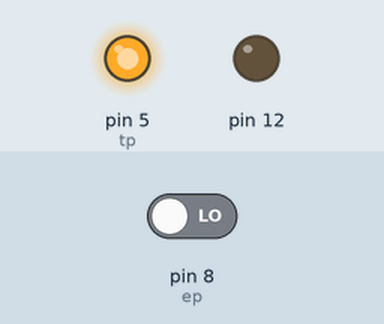
A sketch run on a simulated Arduino Uno, built with avr-gcc and run on an emulated ATmega328P. Parts: output pins drawn as LEDs (lit = HIGH). Inputs (shaded band) come from the test bench; at power-on: pin 8 (ep) LOW. What the sketch prints to the serial monitor is not drawn.

Above: at 0.1 s.
Timing chart, 0 to 1.6 s (numbered marks = the images above):
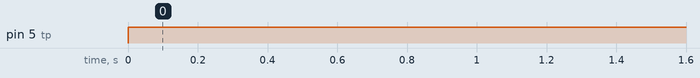

The sketch:

ultrasonic_sensor.ino
```cpp
int distance=0;
int duration=0;
const int tp=5;
const int ep=8;

void setup() {
  // put your setup code here, to run once:
   pinMode(tp,OUTPUT);
   pinMode(ep,INPUT);
   Serial.begin(9600);
   pinMode(12,OUTPUT);

}

void loop() {
  // put your main code here, to run repeatedly:
  digitalWrite(tp,LOW);
  delayMicroseconds(2);
  digitalWrite(tp,HIGH);
  delayMicroseconds(10);
  duration=pulseIn(ep,HIGH);
  distance=duration*.034/2;
  Serial.println("Distance :");
  Serial.print(distance,DEC);
  if(distance > 0){
    digitalWrite(12,HIGH);
    //delay(1000);
    //digitalWrite(12,LOW);
    //delay(10);
  }
  else{
    digitalWrite(12,LOW);
  }

}
```

Measured:
- by itself, pin 5 (tp): LOW → HIGH at 0.00 s
